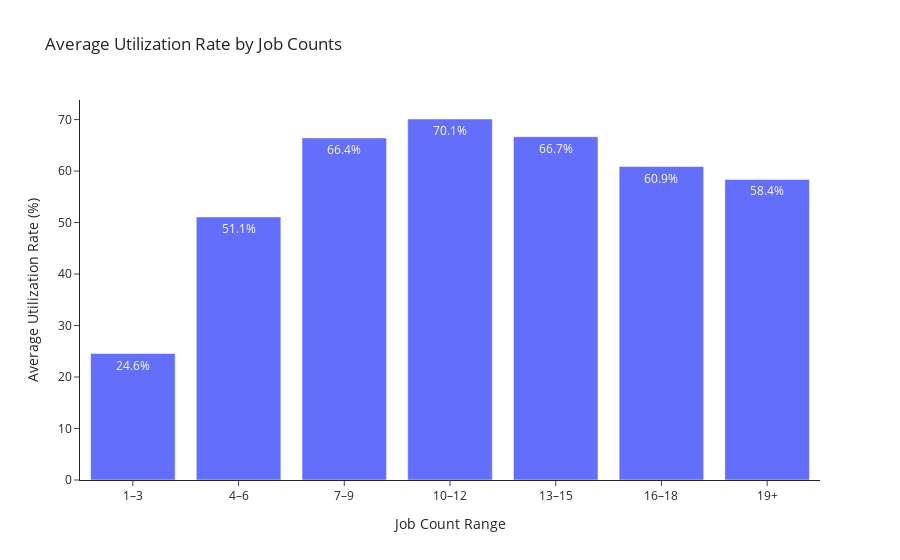

Source (notebook cell):
### Code cell
bins = [0, 3, 6, 9, 12, 15, 18, float('inf')]
labels = ['1–3', '4–6', '7–9', '10–12', '13–15', '16–18', '19+']
util_job_counts['JOB_COUNT_RANGE'] = pd.cut(util_job_counts['JOBS_COUNT'], bins=bins, labels=labels, right=True)

job_range_avg = (
    util_job_counts
    .groupby('JOB_COUNT_RANGE', observed=False)['UTILIZATION_RATE_%']
    .mean()
    .reset_index()
)

fig1 = px.bar(
    job_range_avg,
    x='JOB_COUNT_RANGE',
    y='UTILIZATION_RATE_%',
    text=job_range_avg['UTILIZATION_RATE_%'].round(1).astype(str) + '%',
    title='Average Utilization Rate by Job Counts',
    labels={'UTILIZATION_RATE_%': 'Average Utilization Rate (%)', 'JOB_COUNT_RANGE': 'Job Count Range'}
)

fig1.update_layout(template='simple_white')
fig1.show()

### Figure 1 — Plotly figure (JSON) as saved in the notebook; plotly's stock layout.template omitted (floating-point values rounded to 4 significant figures)
{"data": [{"alignmentgroup": "True", "hovertemplate": "Job Count Range=%{x}<br>Average Utilization Rate (%)=%{y}<br>text=%{text}<extra></extra>", "legendgroup": "", "marker": {"color": "#636efa", "pattern": {"shape": ""}}, "name": "", "offsetgroup": "", "orientation": "v", "showlegend": false, "text": ["24.6%", "51.1%", "66.4%", "70.1%", "66.7%", "60.9%", "58.4%"], "textposition": "auto", "type": "bar", "x": ["1–3", "4–6", "7–9", "10–12", "13–15", "16–18", "19+"], "xaxis": "x", "y": [24.56, 51.1, 66.43, 70.11, 66.68, 60.88, 58.38], "yaxis": "y"}], "layout": {"barmode": "relative", "legend": {"tracegroupgap": 0}, "title": {"text": "Average Utilization Rate by Job Counts"}, "xaxis": {"anchor": "y", "domain": [0, 1], "title": {"text": "Job Count Range"}}, "yaxis": {"anchor": "x", "domain": [0, 1], "title": {"text": "Average Utilization Rate (%)"}}}}
